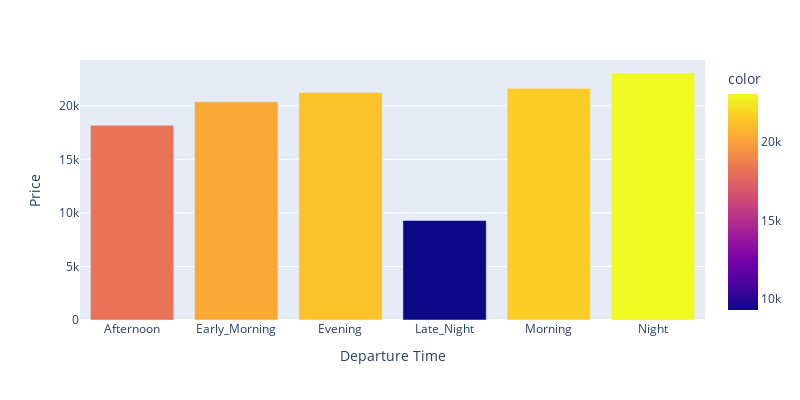

The code cell stored with this chart in its notebook:
### Markdown cell above
- Price of ticket based on time of departure

### Code cell
price_by_dep_time = data.groupby('departure_time').mean()['price']
dep_time = [i for i,df in data.groupby('departure_time')]
values = list(price_by_dep_time.values)
px.bar(x = dep_time,y = values,color = values,width=800,height=400,labels={
    "x" : "Departure Time",
    "y" : "Price"
})

### Figure 1 — Plotly figure (JSON) as saved in the notebook; plotly's stock layout.template omitted (floating-point values rounded to 4 significant figures)
{"data": [{"alignmentgroup": "True", "hovertemplate": "Departure Time=%{x}<br>Price=%{y}<br>color=%{marker.color}<extra></extra>", "legendgroup": "", "marker": {"color": [18180.0, 20370.0, 21230.0, 9295.0, 21630.0, 23060.0], "coloraxis": "coloraxis", "pattern": {"shape": ""}}, "name": "", "offsetgroup": "", "orientation": "v", "showlegend": false, "textposition": "auto", "type": "bar", "x": ["Afternoon", "Early_Morning", "Evening", "Late_Night", "Morning", "Night"], "xaxis": "x", "y": [18180.0, 20370.0, 21230.0, 9295.0, 21630.0, 23060.0], "yaxis": "y"}], "layout": {"barmode": "relative", "coloraxis": {"colorbar": {"title": {"text": "color"}}, "colorscale": [[0, "#0d0887"], [0.1111, "#46039f"], [0.2222, "#7201a8"], [0.3333, "#9c179e"], [0.4444, "#bd3786"], [0.5556, "#d8576b"], [0.6667, "#ed7953"], [0.7778, "#fb9f3a"], [0.8889, "#fdca26"], [1, "#f0f921"]]}, "height": 400, "legend": {"tracegroupgap": 0}, "margin": {"t": 60}, "width": 800, "xaxis": {"anchor": "y", "domain": [0, 1], "title": {"text": "Departure Time"}}, "yaxis": {"anchor": "x", "domain": [0, 1], "title": {"text": "Price"}}}}
